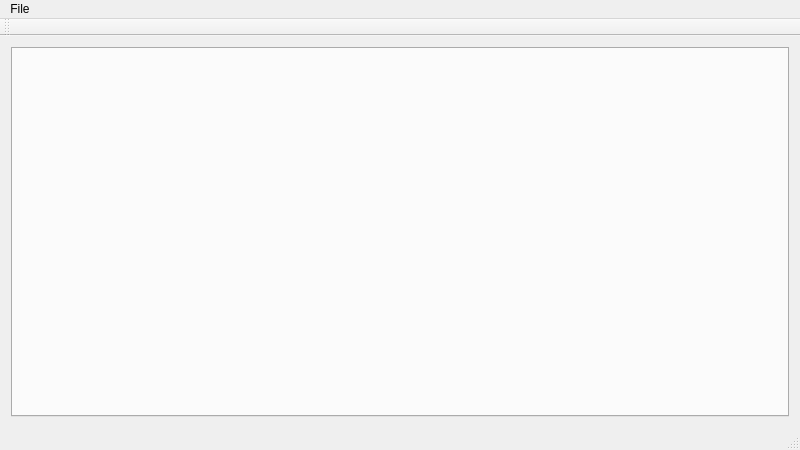
<?xml version="1.0" encoding="UTF-8"?>
<ui version="4.0">
 <class>MainWindow</class>
 <widget class="QMainWindow" name="MainWindow">
  <property name="geometry">
   <rect>
    <x>0</x>
    <y>0</y>
    <width>800</width>
    <height>450</height>
   </rect>
  </property>
  <property name="cursor">
   <cursorShape>ArrowCursor</cursorShape>
  </property>
  <property name="windowTitle">
   <string>Intervention Manager</string>
  </property>
  <property name="windowOpacity">
   <double>1.000000000000000</double>
  </property>
  <property name="autoFillBackground">
   <bool>false</bool>
  </property>
  <property name="windowFilePath">
   <string notr="true"/>
  </property>
  <property name="unifiedTitleAndToolBarOnMac">
   <bool>false</bool>
  </property>
  <widget class="QWidget" name="centralWidget">
   <layout class="QGridLayout" name="gridLayout">
    <item row="0" column="0">
     <widget class="QTabWidget" name="tabWidget">
      <property name="tabPosition">
       <enum>QTabWidget::North</enum>
      </property>
      <property name="tabShape">
       <enum>QTabWidget::Rounded</enum>
      </property>
      <property name="currentIndex">
       <number>-1</number>
      </property>
      <property name="elideMode">
       <enum>Qt::ElideNone</enum>
      </property>
      <property name="tabsClosable">
       <bool>false</bool>
      </property>
      <property name="movable">
       <bool>true</bool>
      </property>
      <property name="tabBarAutoHide">
       <bool>true</bool>
      </property>
     </widget>
    </item>
   </layout>
  </widget>
  <widget class="QMenuBar" name="menuBar">
   <property name="geometry">
    <rect>
     <x>0</x>
     <y>0</y>
     <width>800</width>
     <height>21</height>
    </rect>
   </property>
   <property name="nativeMenuBar">
    <bool>false</bool>
   </property>
   <widget class="QMenu" name="menuFile">
    <property name="title">
     <string>File</string>
    </property>
    <addaction name="actionEdit_User"/>
   </widget>
   <addaction name="menuFile"/>
  </widget>
  <widget class="QToolBar" name="mainToolBar">
   <attribute name="toolBarArea">
    <enum>TopToolBarArea</enum>
   </attribute>
   <attribute name="toolBarBreak">
    <bool>false</bool>
   </attribute>
  </widget>
  <widget class="QStatusBar" name="statusBar"/>
  <action name="actionEdit_User">
   <property name="text">
    <string>Edit User</string>
   </property>
  </action>
 </widget>
 <layoutdefault spacing="6" margin="11"/>
 <resources/>
 <connections/>
</ui>
